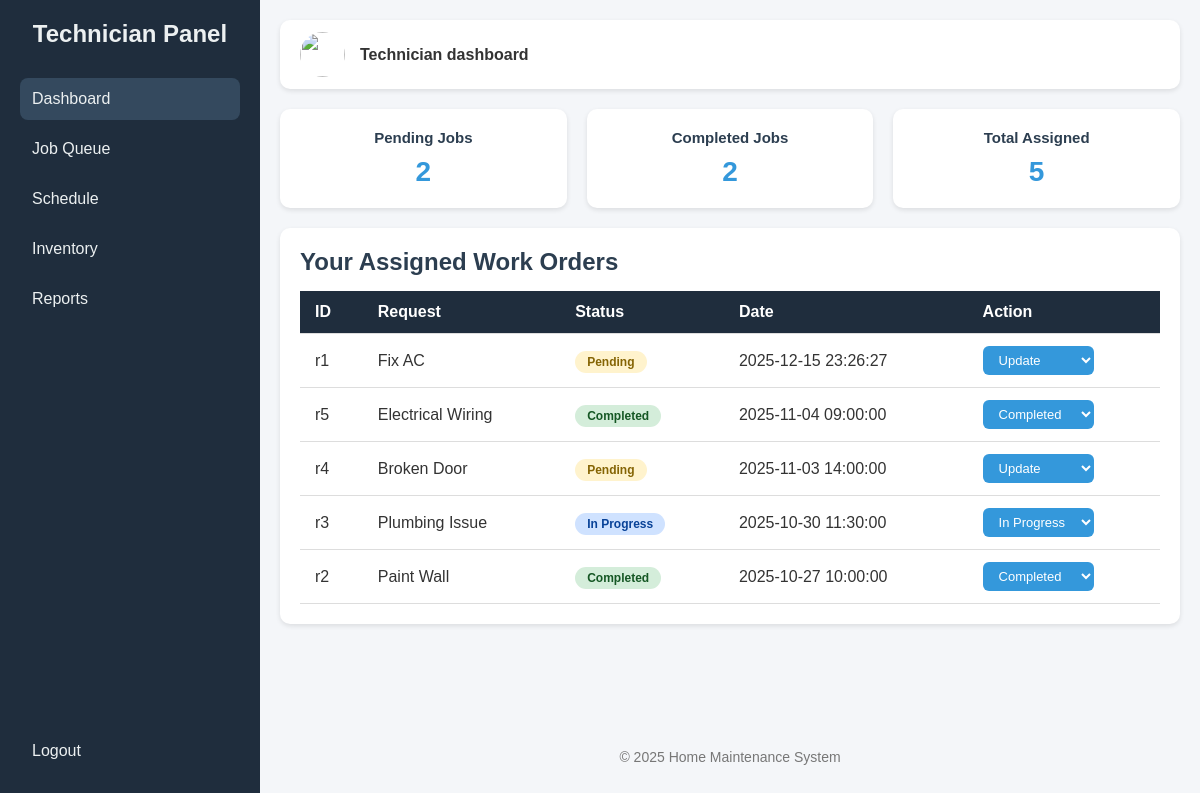
The app's page /tech/dashboard (signed in), older data.
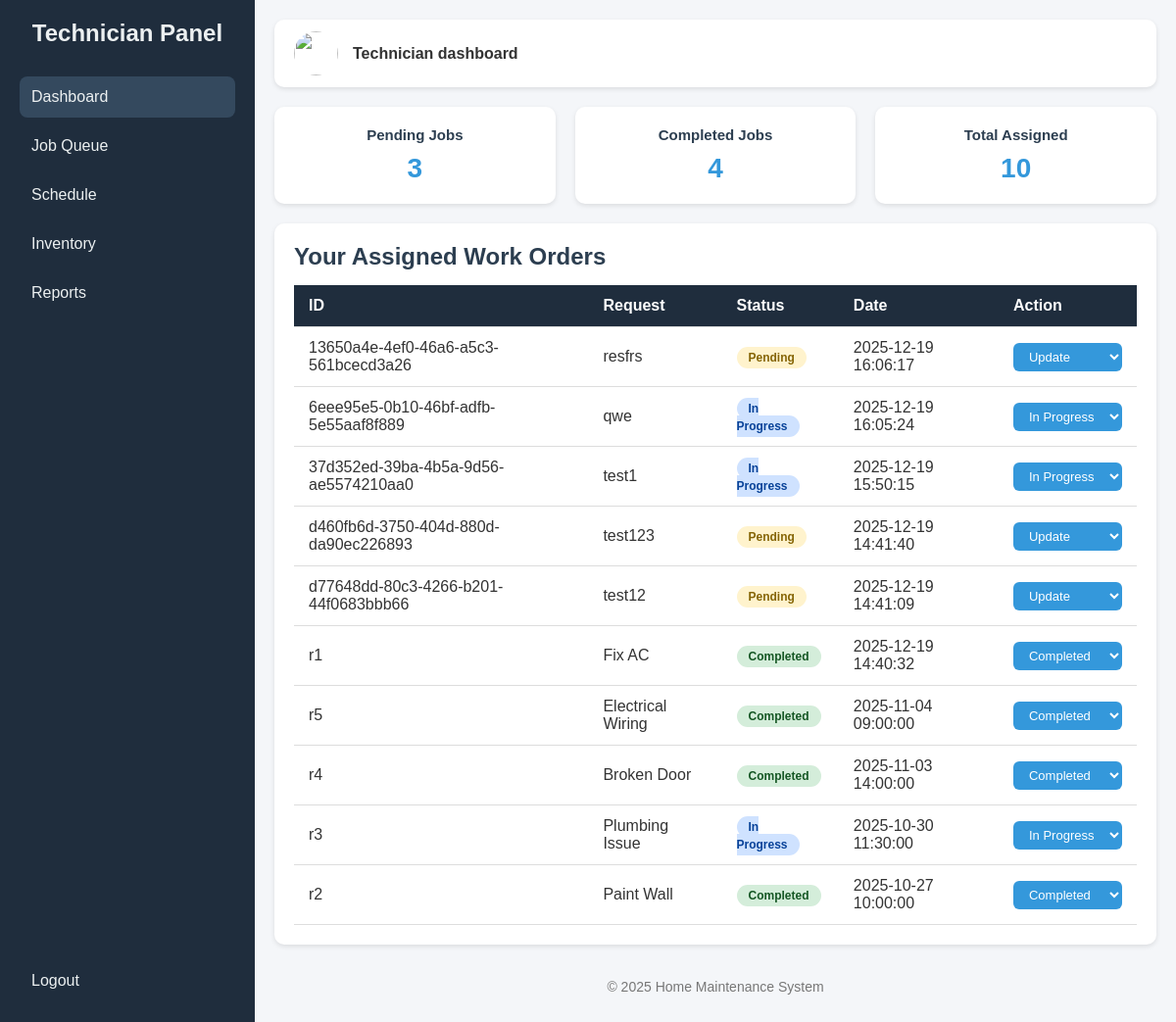
The same page, newer data.
### tables this page shows
CREATE TABLE requests (
        id TEXT PRIMARY KEY,
        title TEXT,
        description TEXT,
        status TEXT,
        assigned_to TEXT,
        date TEXT,
        user_id TEXT,
        FOREIGN KEY(user_id) REFERENCES users(id),
        FOREIGN KEY(assigned_to) REFERENCES users(id)
    );

### app.py (the view)
@app.route('/tech/dashboard')
@login_Authentication
@Role_Authentication(['technician'])
def technician_dashboard():
    conn = get_db_connection()
    tech_id = session.get('User_id')
    total = conn.execute(
        "SELECT COUNT(*) FROM requests WHERE assigned_to = ?",
        (tech_id,)
    ).fetchone()[0]
    completed = conn.execute(
        "SELECT COUNT(*) FROM requests WHERE assigned_to = ? AND status = 'Completed'",
        (tech_id,)
    ).fetchone()[0]
    pending = conn.execute(
        "SELECT COUNT(*) FROM requests WHERE assigned_to = ? AND status = 'Pending'",
        (tech_id,)
    ).fetchone()[0]
    jobs = conn.execute("""
        SELECT id, title, status, date
        FROM requests
        WHERE assigned_to = ?
        ORDER BY date DESC
    """, (tech_id,)).fetchall()
    conn.close()
    return render_template(
        'tech_dashboard.html',
        total=total,
        completed=completed,
        pending=pending,
        jobs=jobs,
        active_page='dashboard'
    )

### app.py (called while the page is built)
def get_db_connection():
    conn = sqlite3.connect(DB_NAME)
    conn.row_factory = sqlite3.Row
    return conn

def login_Authentication(f):
    @wraps(f)
    def decorated_function(*args, **Kwargs):
        if 'User_id' not in session:
            flash('Please log in to access this page.')
            return redirect(url_for("login"))
        return f(*args, **Kwargs)
    return decorated_function

def Role_Authentication(allowed_roles):
    def decorator(f):
        @wraps(f)
        def decorated_function(*args, **Kwargs):
            if 'role' not in session:
                flash('Access denied. Please log in.')
                return redirect(url_for("login"))
            if session['role'] not in allowed_roles:
                flash('Access denied. Insufficient privileges.')
                return redirect(url_for("dashboard"))
            return f(*args, **Kwargs)
        return decorated_function
    return decorator

### templates/tech_dashboard.html (shortened to what this page needs)
<!DOCTYPE html>
<html lang="en">
<head>
</head>
<body>
<div class="sidebar">
    <div>
        <h2>Technician Panel</h2>
        <a href="{{ url_for('technician_dashboard') }}" class="{{ 'active' if active_page == 'dashboard' else '' }}">Dashboard</a>
        <a href="{{ url_for('tech_job_queue') }}" class="{{ 'active' if active_page == 'job_queue' else '' }}">Job Queue</a>
        <a href="{{ url_for('tech_schedule') }}" class="{{ 'active' if active_page == 'schedule' else '' }}">Schedule</a>
        <a href="{{ url_for('tech_inventory') }}" class="{{ 'active' if active_page == 'inventory' else '' }}">Inventory</a>
        <a href="{{ url_for('tech_reports') }}" class="{{ 'active' if active_page == 'reports' else '' }}">Reports</a>
    </div>
    <div>
        <a href="{{ url_for('logout') }}">Logout</a>
    </div>
</div>
<div class="main">
    <div class="top-bar">
        <div class="technician-info">
            <img src="https://cdn-icons-png.flaticon.com/512/4140/4140048.png" />
            <div>
                <strong> Technician dashboard </strong>
            </div>
        </div>
        </div>
    <div class="stats">
        <div class="card">
            <h3>Pending Jobs</h3>
            <p>{{ pending }}</p>
        </div>
        <div class="card">
            <h3>Completed Jobs</h3>
            <p>{{ completed }}</p>
        </div>
        <div class="card">
            <h3>Total Assigned</h3>
            <p>{{ total }}</p>
        </div>
    </div>
    <div class="content-section">
        <h2>Your Assigned Work Orders</h2>
        <table>
            <thead>
                <tr>
                    <th>ID</th>
                    <th>Request</th>
                    <th>Status</th>
                    <th>Date</th>
                    <th>Action</th>
                </tr>
            </thead>
            <tbody>
                {% for job in jobs %}
                <tr>
                    <td>{{ job.id }}</td>
                    <td>{{ job.title }}</td>
                    <td>
                        {% if job.status == 'Pending' %}
                            <span class="status-badge status-pending">Pending</span>
                        {% elif job.status == 'Completed' %}
                            <span class="status-badge status-completed">Completed</span>
                        {% else %}
                            <span class="status-badge status-progress">{{ job.status }}</span>
                        {% endif %}
                    </td>
                    <td>{{ job.date }}</td>
                    <td>
                        <form method="POST" action="{{ url_for('tech_update_status', request_id=job.id) }}">
                            <select name="status" onchange="this.form.submit()" class="action-btn">
                                <option value="" disabled selected>Update</option>
                                <option value="In Progress" {% if job.status == 'In Progress' %}selected{% endif %}>
                                    In Progress
                                </option>
                                <option value="Completed" {% if job.status == 'Completed' %}selected{% endif %}>
                                    Completed
                                </option>
                            </select>
                        </form>
                    </td>
                </tr>
                {% else %}
                <tr>
                    <td colspan="5" style="text-align:center;">You have no assigned jobs yet.</td>
                </tr>
                {% endfor %}
            </tbody>
        </table>
    </div>
    <footer>
        <p>&copy; 2025 Home Maintenance System</p>
    </footer>
</div>
</body>
</html>

Row changes from the older to the newer data that the page shows:
added requests: id "13650a4e-4ef0-46a6-a5c3-561bcecd3a26", title "resfrs", status "Pending", date "2025-12-19 16:06:17"
added requests: id "6eee95e5-0b10-46bf-adfb-5e55aaf8f889", title "qwe", status "In Progress", date "2025-12-19 16:05:24"
added requests: id "37d352ed-39ba-4b5a-9d56-ae5574210aa0", title "test1", status "In Progress", date "2025-12-19 15:50:15"
added requests: id "d460fb6d-3750-404d-880d-da90ec226893", title "test123", status "Pending", date "2025-12-19 14:41:40"
added requests: id "d77648dd-80c3-4266-b201-44f0683bbb66", title "test12", status "Pending", date "2025-12-19 14:41:09"
changed requests "Fix AC": date "2025-12-15 23:26:27" → "2025-12-19 14:40:32"; status "Update" → "Completed"; status "Pending" → "Completed"
changed requests "Broken Door": status "Update" → "Completed"; status "Pending" → "Completed"
Text that changed along with them:
{{ pending }}: "2" → "3"
{{ completed }}: "2" → "4"
{{ total }}: "5" → "10"
